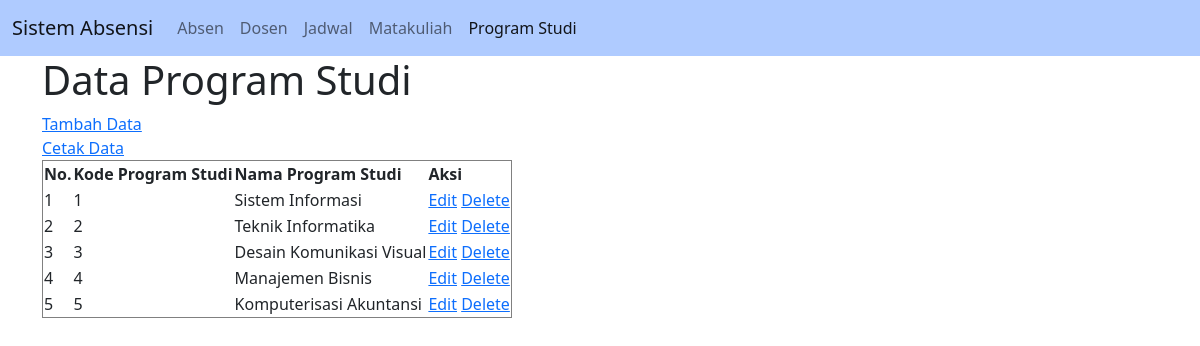
Page /prodi.php on the committed database.
### tables this page shows
CREATE TABLE `tblprodi` (
  `kodeprodi` varchar(1) NOT NULL,
  `namaprodi` varchar(30) NOT NULL
);

### connection.php (called while the page is built)
<?php
class Connection
{
	 public function get_connection()
	 {
		 $host = "localhost";
		 $database = "absensi_mahasiswa";
		 $username = "root";
		 $password = "";
		 $connect = new mysqli($host, $username, $password, $database);
		 return $connect;
	 }
}

### model.php (called while the page is built, shortened)
<?php
include 'connection.php';
class Model extends Connection
{
public function __construct()
 {
 $this->conn = $this->get_connection();
 }
public function tampil_data_prodi()
{
    $sql = "SELECT * FROM tblprodi";
    $bind = $this->conn->query($sql);
    while ($obj = $bind->fetch_object()) {
        $baris[] = $obj;
    }
    if(!empty($baris)){
        return $baris;
    }
}
}

### prodi.php (the view, shortened to what this page needs)
<?php
include 'model.php';
$model = new Model();
$index = 1;
?>
<!doctype html>
<html lang="en">
<head>
    <link href="https://cdn.jsdelivr.net/npm/bootstrap@5.0.0-beta3/dist/css/bootstrap.min.css" rel="stylesheet">
</head>
<body>
<nav class="navbar navbar-expand-lg navbar-light" style="background-color: #AFCBFF;">
  <div class="container-fluid">
    <a class="navbar-brand" href="index.php">Sistem Absensi</a>
    <div class="collapse navbar-collapse" id="navbarNav">
      <ul class="navbar-nav">
        <li class="nav-item">
          <a class="nav-link" aria-current="page" href="index.php">Absen</a>
        </li>
        <li class="nav-item">
          <a class="nav-link" href="dosen.php">Dosen</a>
        </li>
        <li class="nav-item">
          <a class="nav-link" href="jadwal.php">Jadwal</a>
        </li>
        <li class="nav-item">
          <a class="nav-link" href="mkuliah.php">Matakuliah</a>
        </li>
        <li class="nav-item">
          <a class="nav-link active" href="prodi.php">Program Studi</a>
        </li>
      </ul>
    </div>
  </div>
</nav>
<div class="container">
        <h1>Data Program Studi</h1>
        <a href="create_prodi.php">Tambah Data</a>
        <br>
        <a href="print_prodi.php" target="_blank">Cetak Data</a>
        <br>
        <table border="1">
            <thead>
                <tr>
                    <th>No.</th>
                    <th>Kode Program Studi</th>
                    <th>Nama Program Studi</th>
                    <th>Aksi</th>
                </tr>
            </thead>
            <tbody>
                <?php
                $result = $model->tampil_data_prodi();
                if (!empty($result)) {
                    foreach ($result as $data) : ?>
                        <tr>
                            <td><?= $index++ ?></td>
                            <td><?= $data->kodeprodi ?></td>
                            <td><?= $data->namaprodi ?></td>
                            <td>
                                <a name="edit" id="edit" href="edit_prodi.php?id=<?= $data->kodeprodi ?>">Edit</a>
                                <a name="hapus" id="hapus" href="proses.php?prodi_id=<?= $data->kodeprodi ?>">Delete</a>
                            </td>
                        </tr>
                    <?php endforeach;
                } else { ?>
                <tr>
                    <td colspan="9">Belum ada data pada tabel prodi.</td>
                </tr>
                <?php } ?>
            </tbody>
        </table>
    </div>
</body>
</html>

### rows in the picture
tblprodi: kodeprodi "1", namaprodi "Sistem Informasi"
tblprodi: kodeprodi "2", namaprodi "Teknik Informatika"
tblprodi: kodeprodi "3", namaprodi "Desain Komunikasi Visual"
tblprodi: kodeprodi "4", namaprodi "Manajemen Bisnis"
tblprodi: kodeprodi "5", namaprodi "Komputerisasi Akuntansi"
